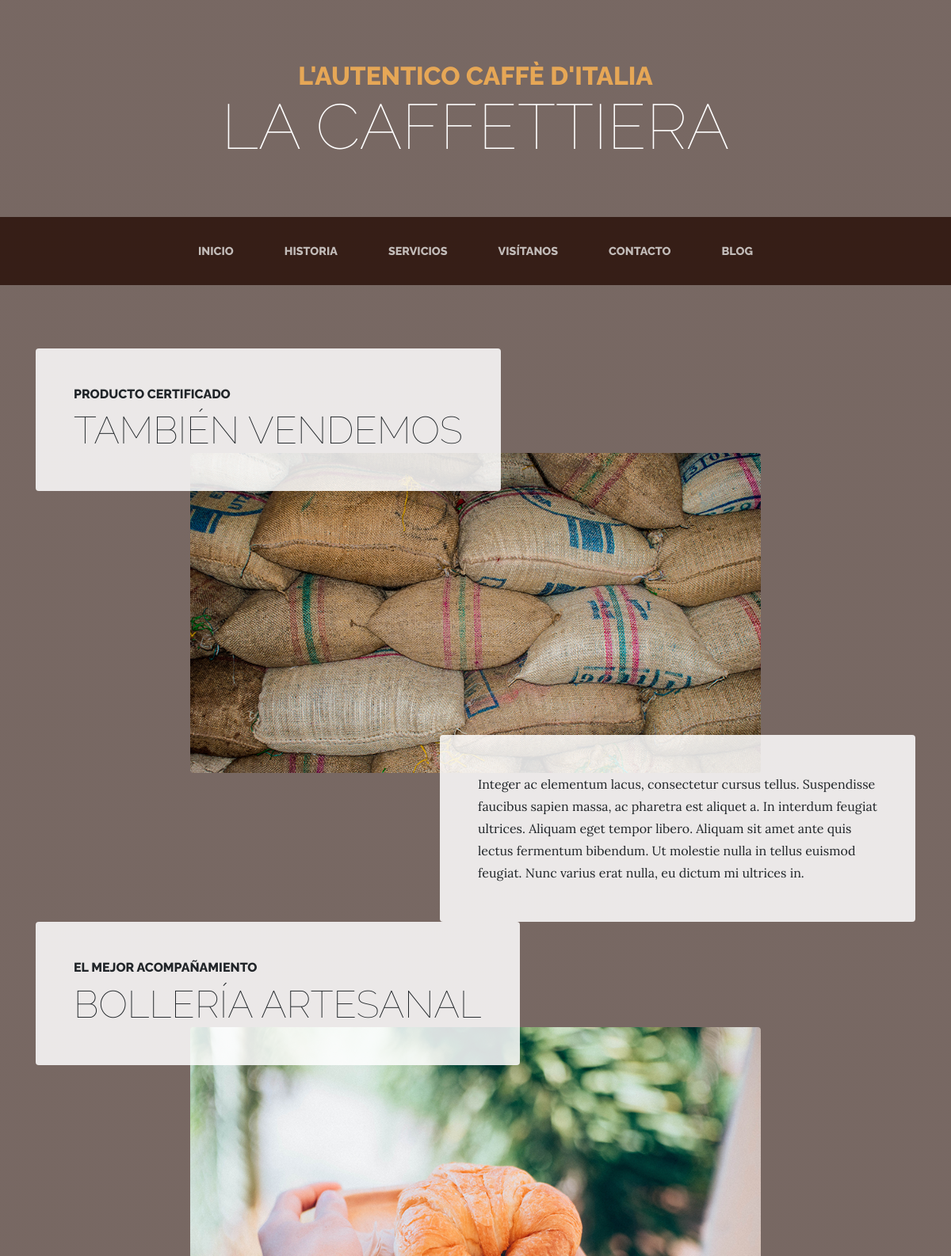
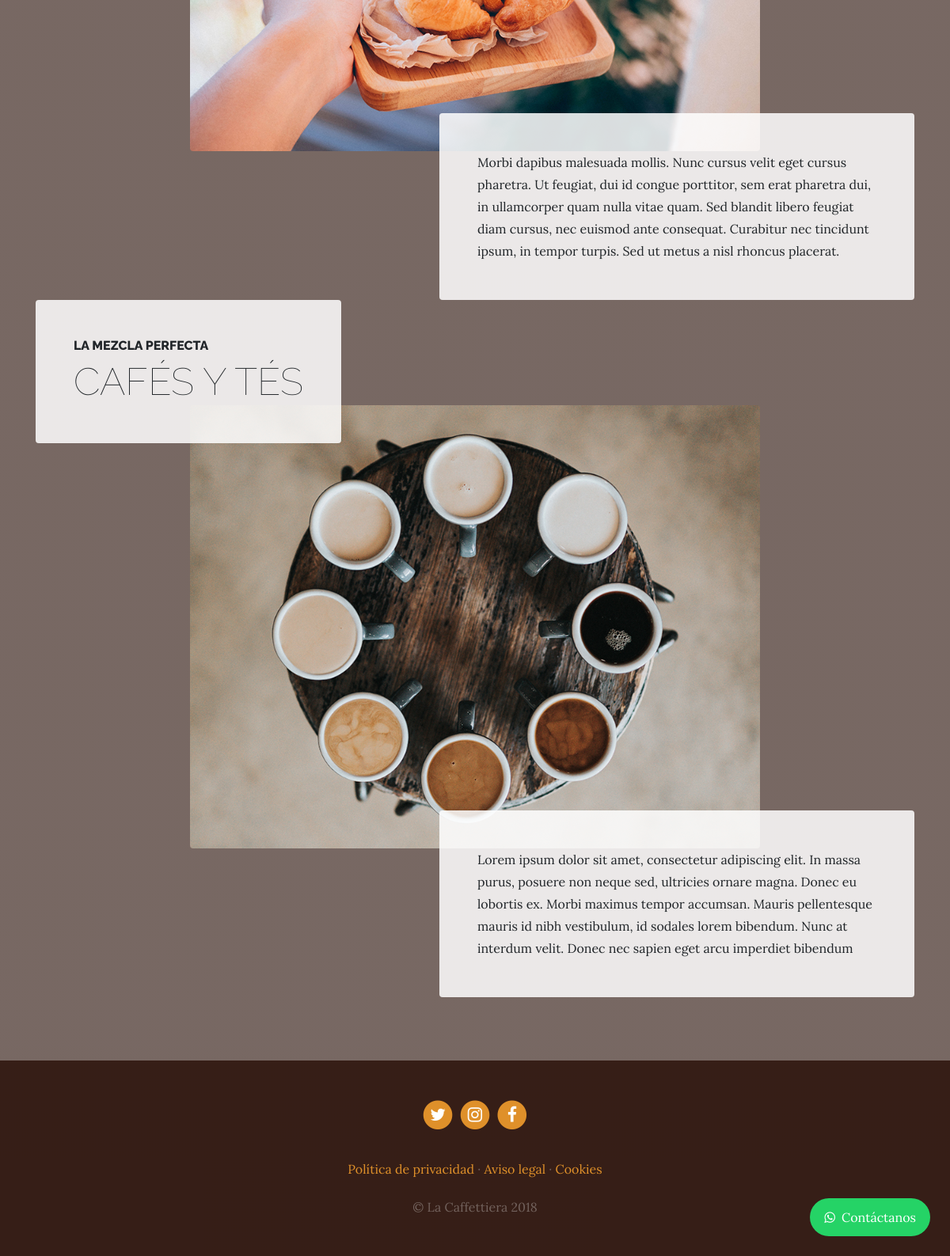
Page /services/ on the committed database (2 pictures, top to bottom).
### Servicios/models.py (models this page shows, shortened)
class Services(models.Model):
    title = models.CharField(max_length = 200, verbose_name = 'Título')
    subtitle = models.CharField(max_length = 200, verbose_name = 'Subtítulo')
    image = models.ImageField(upload_to = 'images/')
    content = models.TextField(verbose_name = 'Contenido')
    created = models.DateTimeField(auto_now_add=True, verbose_name='Fecha de creación')
    updated = models.DateTimeField(auto_now=True, verbose_name='Fecha de edición')
    class Meta:
        ordering = ['-created']
        verbose_name = 'Servicio'
        verbose_name_plural = 'Servicios'
        db_table = 'services'

### RS/models.py (models this page shows, shortened)
class RedesSociales(models.Model):
    REDES = [
        ('twitter', 'Twitter'),
        ('facebook', 'Facebook'),
        ('instagram', 'Instagram'),
        ('youtube', 'YouTube'),
        ('linkedin', 'LinkedIn'),
    ]
    nombre = models.CharField(max_length=20,choices=REDES,verbose_name='Red Social',default='instagram')
    url = models.URLField(verbose_name='URL')
    class Meta:
        db_table = 'Redes_Sociales'
        verbose_name = 'Red Social'
        verbose_name_plural = 'Redes Sociales'

### core/views.py (the view)
# urls.py: path('services/', views.services, name='services'),
def services(request):
    services = Services.objects.all()
    return render(request, 'servicios/services.html', {
        'services': services
    })

### RS/context_processors.py (called while the page is built)
def redes_sociales(request):
    redes = RedesSociales.objects.all()
    return {'RedesSociales': redes}

### Servicios/templates/servicios/services.html (shortened to what this page needs)
{% extends 'core/base.html' %}
{% load static %}
{% block content %}
   <section class="page-section">
      <div class="container">
      {% for services in services %}
        <div class="product-item">
          <div class="product-item-title d-flex">
            <div class="bg-faded p-5 d-flex mr-auto rounded">
              <h2 class="section-heading mb-0">
                <span class="section-heading-upper">{{ services.subtitle }}</span>
                <span class="section-heading-lower">{{ services.title }}</span>
              </h2>
            </div>
          </div>
                {% if services.image %}
          <img class="product-item-img mx-auto d-flex rounded img-fluid mb-3 mb-lg-0" src="{{ services.image.url }}" alt="{{ services.title }}">
                {% endif %}
                <div class="product-item-description d-flex ml-auto">
            <div class="bg-faded p-5 rounded">
              <p class="mb-0">{{ services.content|linebreaksbr }}</p>
            </div>
          </div>
        </div>
      {% endfor %}
      </div>
    </section>
{% endblock %}

### templates/core/base.html (shortened to what this page needs)
<!DOCTYPE html>
<html lang="es">
<head>
    {% load static %}
    <link href="{% static 'core/vendor/bootstrap/css/bootstrap.min.css' %}" rel="stylesheet">
    <link href="{% static 'core/vendor/font-awesome/css/font-awesome.min.css' %}" rel="stylesheet">
    <link href="{% static 'core/css/business-casual.css' %}" rel="stylesheet">
</head>
<body>
    <h1 class="site-heading text-center text-white d-none d-lg-block">
        <span class="site-heading-upper text-primary mb-3">
            L'autentico caffè d'italia
        </span>
        <span class="site-heading-lower">La Caffettiera</span>
    </h1>
    <nav class="navbar navbar-expand-lg navbar-dark py-lg-4" id="mainNav">
        <div class="container">
            <div class="collapse navbar-collapse" id="navbarResponsive">
                <ul class="navbar-nav mx-auto">
                    <li class="nav-item px-lg-4">
                        <a class="nav-link text-uppercase text-expanded"
                           href="{% url 'index' %}">Inicio</a>
                    </li>
                    <li class="nav-item px-lg-4">
                        <a class="nav-link text-uppercase text-expanded"
                           href="{% url 'about' %}">Historia</a>
                    </li>
                    <li class="nav-item px-lg-4">
                        <a class="nav-link text-uppercase text-expanded"
                           href="{% url 'services' %}">Servicios</a>
                    </li>
                    <li class="nav-item px-lg-4">
                        <a class="nav-link text-uppercase text-expanded"
                           href="{% url 'store' %}">Visítanos</a>
                    </li>
                    <li class="nav-item px-lg-4">
                        <a class="nav-link text-uppercase text-expanded"
                           href="{% url 'contact' %}">Contacto</a>
                    </li>
                    <li class="nav-item px-lg-4">
                        <a class="nav-link text-uppercase text-expanded"
                           href="{% url 'blog' %}">Blog</a>
                    </li>
                </ul>
            </div>
        </div>
    </nav>
    <main>
        {% block content %}
        {% endblock %}
    </main>
    <a href="https://wa.me/593979060127" target="_blank"
        style="position: fixed; bottom: 25px; right: 25px; z-index: 1000; background: #25d366; color: white; border-radius: 30px; padding: 12px 18px; display: flex; align-items: center; gap: 8px; font-size: 16px; text-decoration: none;"
        aria-label="Contáctanos">
            <i class="fa fa-whatsapp"></i>
            Contáctanos
    </a>
    <footer class="footer text-faded text-center py-5">
        <div class="container">
            <p class="m-0">
                {% for red in RedesSociales %}
                    <a href="{{ red.url }}" class="link" target="_blank" rel="noopener noreferrer">
                        <span class="fa-stack fa-lg">
                            <i class="fa fa-circle fa-stack-2x"></i>
                            {% if red.nombre == 'tiktok' %}
                                <i class="fab fa-tiktok fa-stack-1x fa-inverse"></i>
                            {% else %}
                                <i class="fa fa-{{ red.nombre }} fa-stack-1x fa-inverse"></i>
                            {% endif %}
                        </span>
                    </a>
                {% endfor %}
            </p>
            <p class="m-0 mbt">
                <a href="{% url 'privacidad' %}" class="link">Política de privacidad</a> ·
                <a href="{% url 'aviso_legal' %}" class="link">Aviso legal</a> ·
                <a href="{% url 'cookies' %}" class="link">Cookies</a>
            </p>
            <p class="m-0 mbt1">&copy; La Caffettiera 2018</p>
        </div>
    </footer>
</body>
</html>

### core/static/core/css/business-casual.css (style rules this page uses)
body { font-family: 'Lora'; background: linear-gradient(rgba(47, 23, 15, 0.65), rgba(47, 23, 15, 0.65)), url("../img/bg.jpg"); background-attachment: fixed; background-position: center; background-size: cover; }
h1, h2, h3, h4, h5, h6 { font-family: 'Raleway'; }
p { line-height: 1.75; }
.text-faded { color: rgba(255, 255, 255, 0.3); }
.site-heading { margin-top: 5rem; margin-bottom: 5rem; text-transform: uppercase; line-height: 1; font-family: 'Raleway'; }
.site-heading .site-heading-upper { display: block; font-size: 2rem; font-weight: 800; }
.site-heading .site-heading-lower { font-size: 5rem; font-weight: 100; line-height: 4rem; }
.page-section { margin-top: 5rem; margin-bottom: 5rem; }
.section-heading { text-transform: uppercase; }
.section-heading .section-heading-upper { display: block; font-size: 1rem; font-weight: 800; padding-bottom:.5rem; }
.section-heading .section-heading-lower { display: block; font-size: 3rem; font-weight: 100; }
.bg-faded { background-color: rgba(255, 255, 255, 0.85); }
#mainNav { background-color: rgba(47, 23, 15, 0.9); font-family: 'Raleway'; }
#mainNav .navbar-nav .nav-item .nav-link { color: rgba(255, 255, 255, 0.7); font-weight: 800; }
@media (min-width: 992px) { #mainNav .navbar-nav .nav-item .nav-link { font-size: 0.9rem; } }
@media (min-width: 992px) { .product-item .product-item-title { position: relative; z-index: 1; margin-bottom: -3rem; } }
@media (min-width: 992px) { .product-item .product-item-img { position: relative; z-index: 0; max-width: 60vw; } }
@media (min-width: 992px) { .product-item .product-item-description { position: relative; z-index: 1; margin-top: -3rem; max-width: 50vw; } }
.footer { background-color: rgba(47, 23, 15, 0.9); }
.text-primary { color: #e6a756 !important; }
.mbt { padding-top: 2rem; }
.mbt1 { padding-top: 1.25rem; }
a.link { color: #df902a; }

### rows in the picture
Services: subtitle "PRODUCTO CERTIFICADO", title "TAMBIÉN VENDEMOS", image (picture), content "Integer ac elementum lacus, consectetur cursus tellus. Suspendisse faucibus sapien massa, ac pharetra est aliquet a. In interdum feugiat ultrices. Aliquam eget tempor libero. Aliquam sit amet ante quis lectus fermentum bibendum. Ut molestie nulla in tellus euismod feugiat. Nunc varius erat nulla, eu dictum mi ultrices in."
Services: subtitle "EL MEJOR ACOMPAÑAMIENTO", title "BOLLERÍA ARTESANAL", image (picture), content "Morbi dapibus malesuada mollis. Nunc cursus velit eget cursus pharetra. Ut feugiat, dui id congue porttitor, sem erat pharetra dui, in ullamcorper quam nulla vitae quam. Sed blandit libero feugiat diam cursus, nec euismod ante consequat. Curabitur nec tincidunt ipsum, in tempor turpis. Sed ut metus a nisl rhoncus placerat."
Services: subtitle "LA MEZCLA PERFECTA", title "CAFÉS Y TÉS", image (picture), content "Lorem ipsum dolor sit amet, consectetur adipiscing elit. In massa purus, posuere non neque sed, ultricies ornare magna. Donec eu lobortis ex. Morbi maximus tempor accumsan. Mauris pellentesque mauris id nibh vestibulum, id sodales lorem bibendum. Nunc at interdum velit. Donec nec sapien eget arcu imperdiet bibendum"
